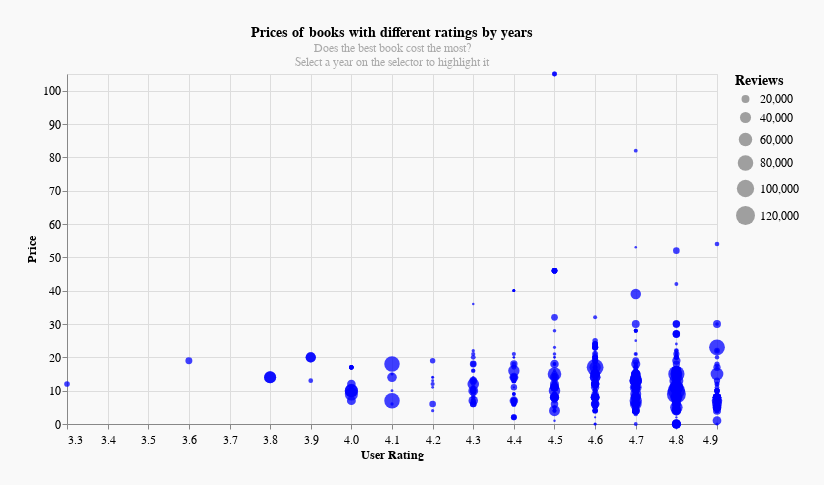

Notebook code cell kept with this figure:
### Code cell
years = [str(i) for i in df_2["Year"].unique()]
years.sort()
df_2["Year"] = df_2["Year"].astype(str)

input_dropdown = alt.binding_select(options = years)
selectYear = alt.selection_single(fields = ['Year'], bind = input_dropdown, name = 'Select', empty = 'all')

alt.Chart(df_2).mark_circle().add_selection(
    selectYear
).encode(
    x = alt.X('User Rating:Q', 
              scale = alt.Scale(domain = [df_2["User Rating"].min(), 
                                          df_2["User Rating"].max()])),
    y = alt.Y('Price:Q', 
              scale = alt.Scale(zero = False,
                                domain = [df_2["Price"].min(), 
                                          df_2["Price"].max()])),
    color=alt.condition(
    selectYear,
    alt.value("blue"),
    alt.value("grey")
    ),
    size = alt.Size('Reviews:Q', 
                    scale = alt.Scale(domain = [df_2.Reviews.min(), 
                                               df_2.Reviews.max()])),
    tooltip = [
        alt.Tooltip('User Rating:Q'),
        alt.Tooltip('Price:Q'),
    ],
    opacity=alt.condition(selectYear, alt.value(0.75), alt.value(0.15))
).properties(width = 650, 
              height = 350, 
              background = '#F9F9F9', 
              padding = 25,
              title={
              "text": ["Prices of books with different ratings by years"], 
              "subtitle": ["Does the best book cost the most?", "Select a year on the selector to highlight it"],
              "color": "black",
              "subtitleColor": "darkgrey"
              }
             ).configure_axis(
                              gridWidth = 1,
                              titleFontSize = 12,
                              labelFontSize = 12
             ).configure_title(
                                fontSize = 14,
                                fontWeight = 'bold'
             ).configure_legend(
                                titleFontSize=14,
                                labelFontSize=12
             ).configure_axisX(labelPadding=5, 
                  labelAngle = 0,
                              )

### Figure 1 — Vega-Lite specification as saved in the notebook (floating-point values rounded to 4 significant figures; data arrays with more than 128 entries replaced by an {"elided": "..."} marker saying what was removed)
{"config": {"view": {"continuousWidth": 400, "continuousHeight": 300}, "axis": {"gridWidth": 1, "labelFontSize": 12, "titleFontSize": 12}, "axisX": {"labelAngle": 0, "labelPadding": 5}, "legend": {"labelFontSize": 12, "titleFontSize": 14}, "title": {"fontSize": 14, "fontWeight": "bold"}}, "data": {"name": "data-39dd0d56fc77bd744bef910eaddf5876"}, "mark": "circle", "background": "#F9F9F9", "encoding": {"color": {"condition": {"value": "blue", "selection": "Select"}, "value": "grey"}, "opacity": {"condition": {"value": 0.75, "selection": "Select"}, "value": 0.15}, "size": {"type": "quantitative", "field": "Reviews", "scale": {"domain": [37.0, 120700.0]}}, "tooltip": [{"type": "quantitative", "field": "User Rating"}, {"type": "quantitative", "field": "Price"}], "x": {"type": "quantitative", "field": "User Rating", "scale": {"domain": [3.3, 4.9]}}, "y": {"type": "quantitative", "field": "Price", "scale": {"domain": [0.0, 105.0], "zero": false}}}, "height": 350, "padding": 25, "selection": {"Select": {"type": "single", "fields": ["Year"], "bind": {"input": "select", "options": ["2009", "2010", "2011", "2012", "2013", "2014", "2015", "2016", "2017", "2018", "2019", "2020"]}, "empty": "all"}}, "title": {"text": ["Prices of books with different ratings by years"], "subtitle": ["Does the best book cost the most?", "Select a year on the selector to highlight it"], "color": "black", "subtitleColor": "darkgrey"}, "width": 650, "$schema": "https://vega.github.io/schema/vega-lite/v4.8.1.json", "datasets": {"data-39dd0d56fc77bd744bef910eaddf5876": {"elided": "600 records"}}}
